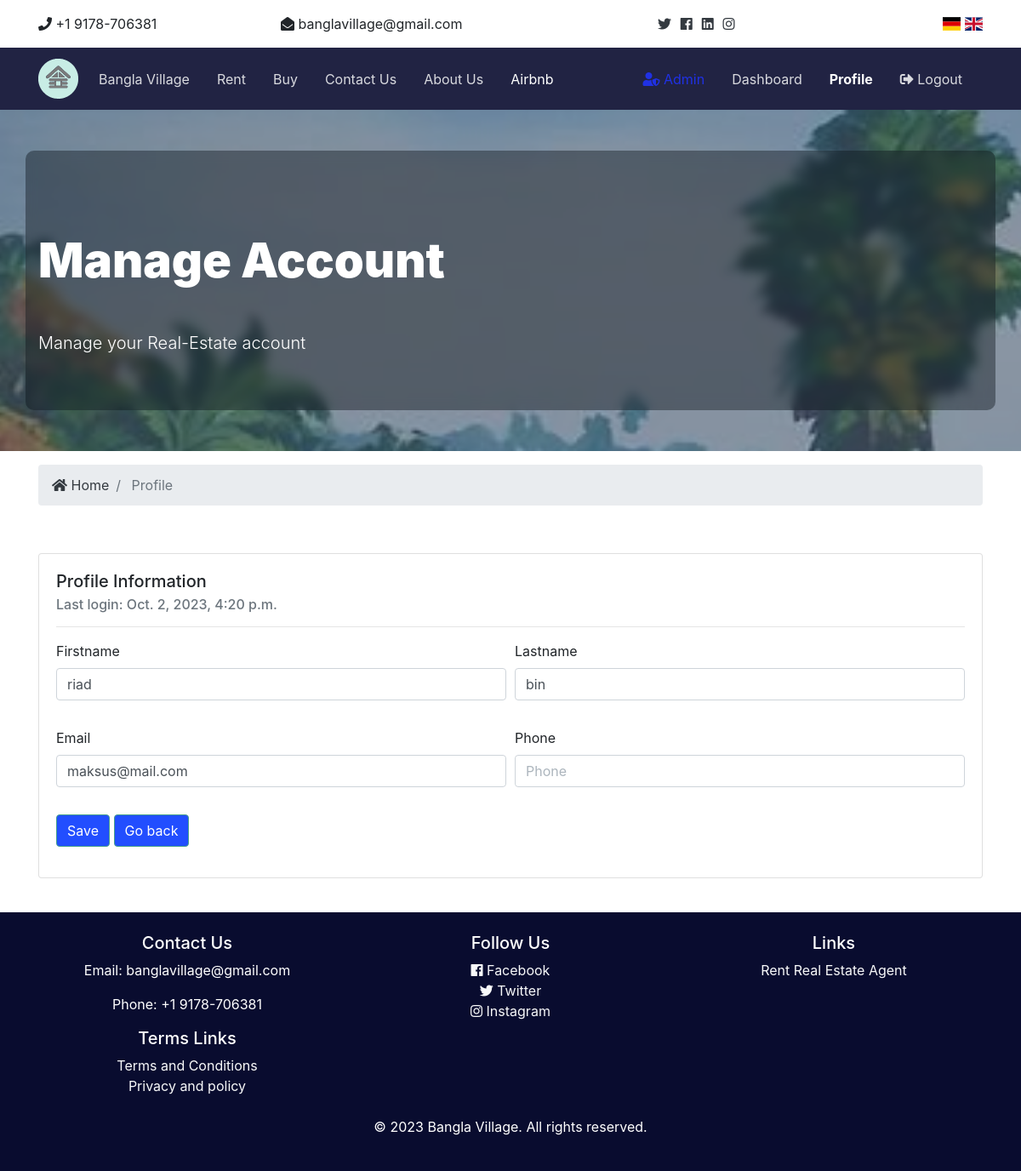
/en/accounts/profile/2 (signed in), run on the app's committed database.
### accounts/models.py (models this page shows, shortened)
class CustomUser(AbstractUser):
    first_name = models.CharField(max_length=255, null=True,
                                  verbose_name=_("Firstname"))
    last_name = models.CharField(max_length=255, null=True,
                                 verbose_name=_("Lastname"))
    username = None
    phone = models.CharField(max_length=20, null=True,
                             verbose_name=_("Phone"))
    address = models.ForeignKey('core.Address', null=True, blank=True,
                                on_delete=models.DO_NOTHING,
                                verbose_name=_("Address"))
    email = models.EmailField(unique=True, verbose_name=_("Email"))
    USERNAME_FIELD = 'email'
    REQUIRED_FIELDS = []
    objects = CustomUserManager()
    def get_groups(self):
        return [group.name for group in self.groups.all()]
    get_groups.short_description = _("Groups")

### accounts/views.py (the view)
class ProfileUpdateView(SuccessMessageMixin, UpdateView):
    model = CustomUser
    form_class = ProfileUpdateForm
    template_name = 'accounts/profile.html'
    success_message = _("Profile updated successfully!")
    def get_context_data(self, **kwargs):
        context = super().get_context_data(**kwargs)
        context['profile'] = True
        context['title'] = _("Manage Account")
        context['subtitle'] = _("Manage your Real-Estate account")
        context['page_title'] = _("Impressum")
        context['page_description'] = _("Real estate manager."
                                        "This is our impressum page.")
        return context

### core/context_processor.py (called while the page is built)
def global_variables(request):
    return {
        'domain_name': 'Bangla Village',
        'domain': "",
    }

### templates/accounts/profile.html (shortened to what this page needs)
{% extends 'core/base.html' %}
{% load static %}
{% load crispy_forms_tags %}
{% block content %}
{% include 'core/partials/_showcase_section.html' %}
<section id="bc" class="mt-3">
  <div class="container">
    <nav aria-label="breadcrumb">
      <ol class="breadcrumb">
        <li class="breadcrumb-item">
          <a href="{% url 'index' %}">
            <i class="fas fa-home"></i> {{ _("Home") }}</a>
        </li>
        <li class="breadcrumb-item active"> {{ _("Profile") }}</li>
      </ol>
    </nav>
  </div>
</section>
<section id="dashboard" class="py-4">
  <div class="container">
    <div class="pb-3 pt-3">
      <div class="card">
        <div class="card-body">
          <h5 class="card-title">{{ _("Profile Information") }}</h5>
          <h6 class="card-subtitle mb-2 text-muted">{{ _("Last login") }}: {{ user.last_login }}</h6>
          <hr>
          <form method="POST">
            <div class="form-row">
              <div class="form-group col-md-6">
                <label>{{ form.first_name.label }}</label>
                <div>{{ form.first_name }}</div>
              </div>
              <div class="form-group col-md-6">
                <label>{{ form.last_name.label }}</label>
                <div>{{ form.last_name }}</div>
              </div>
            </div>
            <div class="form-row">
              <div class="form-group col-md-6">
                <label>{{ form.email.label }}</label>
                <div>{{ form.email }}</div>
              </div>
              <div class="form-group col-md-6">
                <label>{{ form.phone.label }}</label>
                <div>{{ form.phone }}</div>
              </div>
            </div>
            {% include 'core/partials/btn_save_back.html' %}
          </form>
        </div>
      </div>
    </div>
  </div>
</section>
{% endblock %}

### project/static/css/all.css (style rules this page uses)
.fa, .fas, .far, .fal, .fab { -moz-osx-font-smoothing: grayscale; -webkit-font-smoothing: antialiased; display: inline-block; font-style: normal; font-variant: normal; text-rendering: auto; line-height: 1; }
.fa-home:before { content: "\f015"; }
.fa, .fas { font-family: 'Font Awesome 5 Free'; font-weight: 900; }

### project/static/css/style.css (style rules this page uses)
.form-control::placeholder { color: #acb5bd; opacity: 1; }
*, *:before, *:after { box-sizing: border-box; }

### data on the page
CustomUser: last_login "Oct. 2, 2023, 4:20 p.m."
CustomUser: first_name "riad", last_name "bin", email "maksus@mail.com"

### other printed values
{{ title }} "Manage Account"
{{ subtitle }} "Manage your Real-Estate account"
